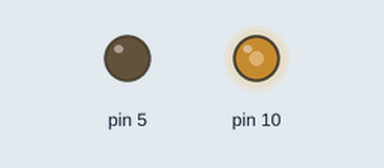
A sketch run on a simulated Arduino Uno, built with avr-gcc and run on an emulated ATmega328P. Shown: output pins drawn as LEDs (lit = HIGH).

Above: at 0.1 s.
Timing chart, 0 to 1.6 s (numbered marks = the images above):
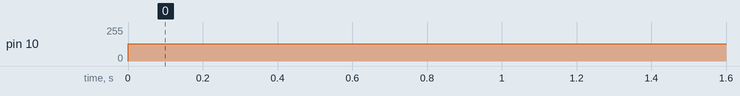

Measured:
- by itself, pin 10: 0/255 → 128/255 at 0.00 s

The sketch:

sinin.ino
```cpp
 void setup(){
  pinMode(10, OUTPUT);
  pinMode(5, OUTPUT);

 }

 void loop(){
  noInterrupts();
  TCCR1A = bit (WGM10) | bit (WGM11) | bit (COM1B1); // fast PWM, clear OC1B on compare
  TCCR1B = bit (WGM12) | bit (WGM13) | bit (CS10);   // fast PWM, no prescaler
  OCR1A =  (F_CPU / 40000L) - 1;
  OCR1B = (F_CPU / 40000L) / 2;
  interrupts();

  }
```
